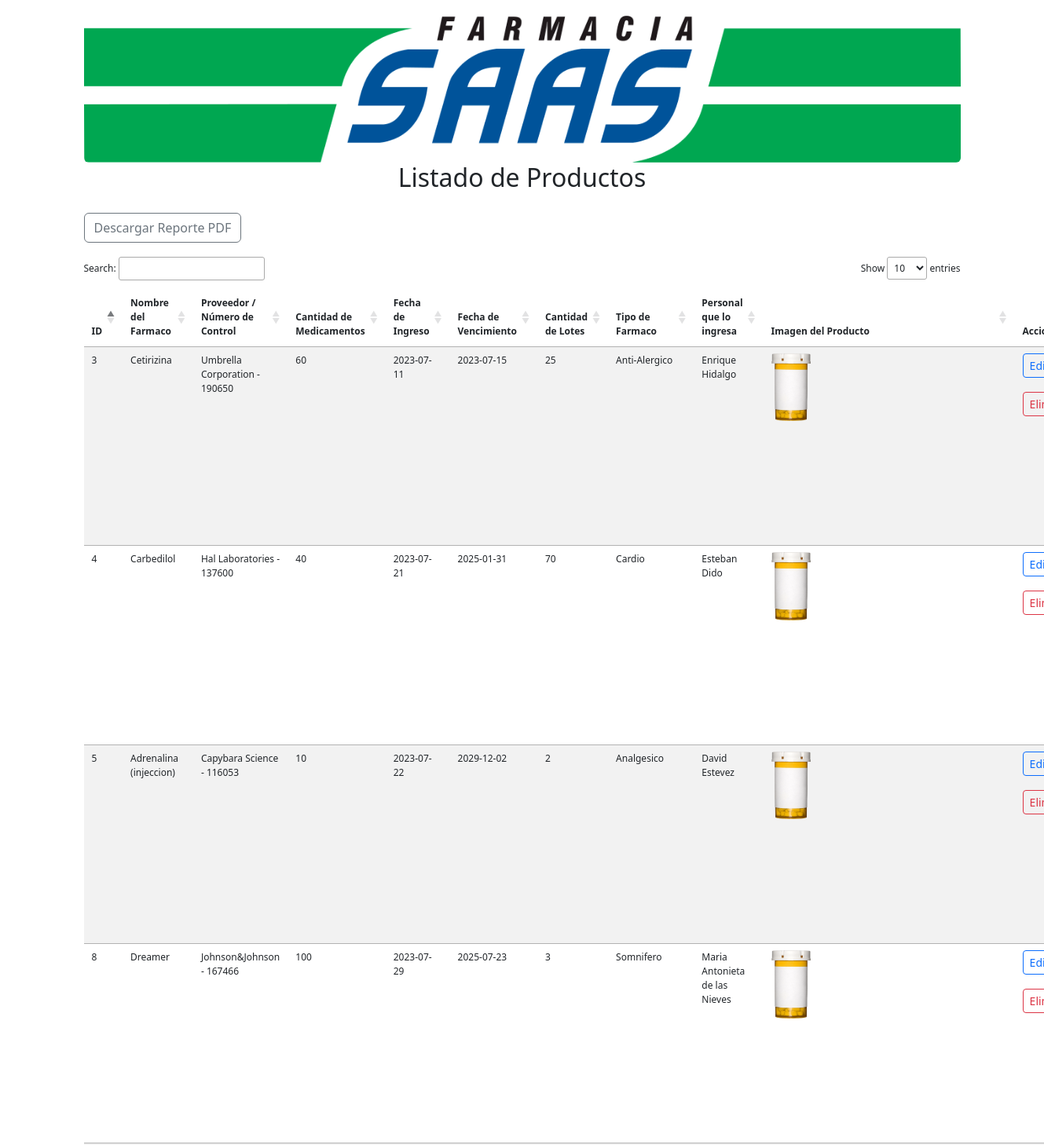
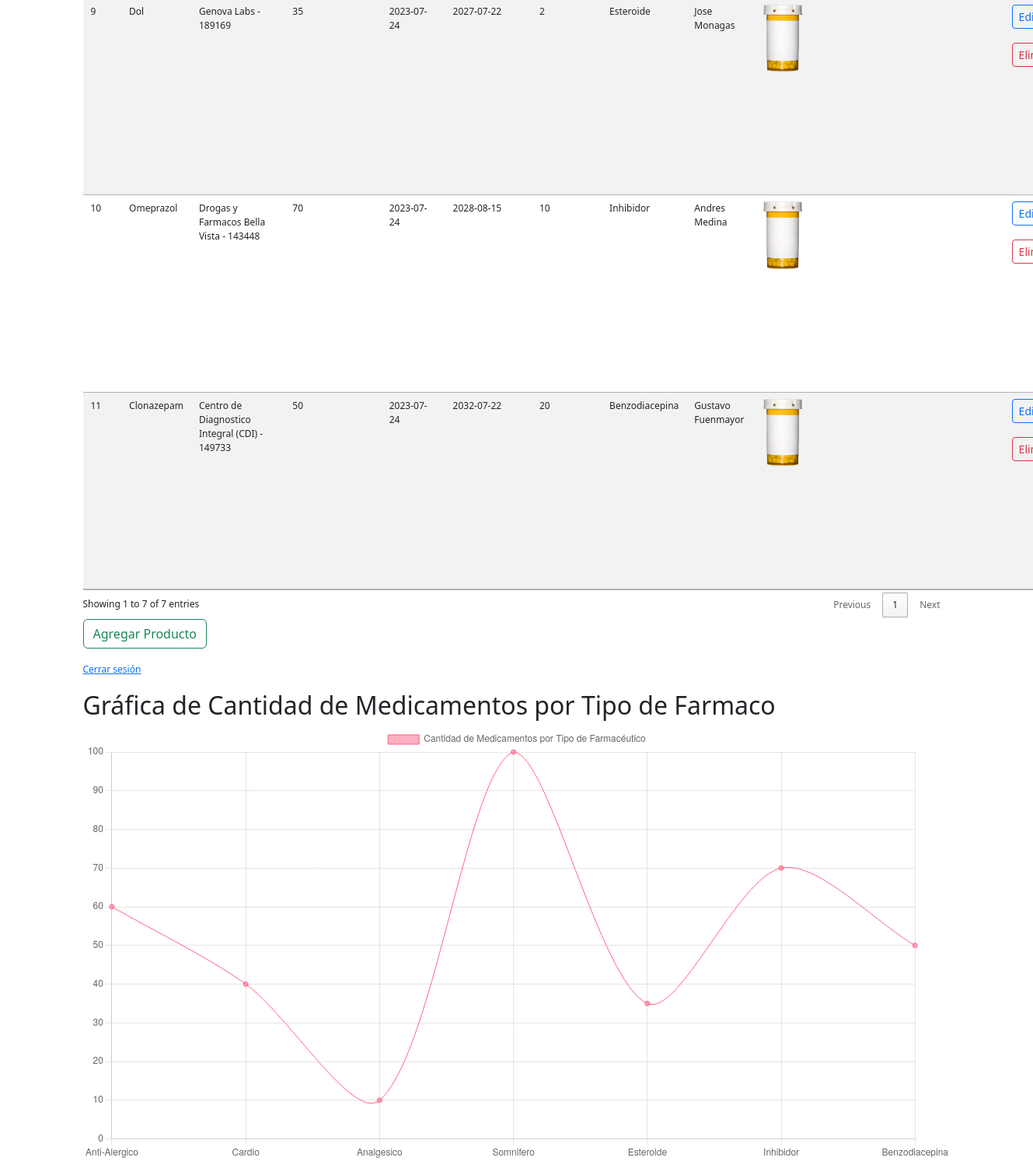
/leer_productos.php, run on the app's committed database (2 pictures, top to bottom).
### tables this page shows
CREATE TABLE `productos` (
  `id` int(11) NOT NULL,
  `nombre_producto` varchar(100) NOT NULL,
  `proveedor` varchar(60) DEFAULT NULL,
  `cantidad` int(11) DEFAULT NULL,
  `fecha_ingreso` date DEFAULT NULL,
  `fecha_vencimiento` date DEFAULT NULL,
  `lote` int(11) DEFAULT NULL,
  `tipo_farmaceutico` varchar(50) DEFAULT NULL,
  `personal_ingreso` varchar(100) DEFAULT NULL,
  `ruta_imagen` varchar(255) DEFAULT NULL
);

### leer_productos.php (the view, shortened to what this page needs)
<?php
require_once "config.php";
$sql = "SELECT *, CONCAT(proveedor, ' - ', FLOOR(RAND() * 100000) + 100000) AS numero_control FROM productos";
$resultado = $conn->query($sql);
$productos = array();
while ($fila = $resultado->fetch_assoc()) {
    $productos[] = $fila;
}
?>
<!DOCTYPE html>
<html>
<head>
    <link rel="stylesheet" href="https://cdn.jsdelivr.net/npm/bootstrap@5.3.0/dist/css/bootstrap.min.css">
    <link rel="stylesheet" href="//cdn.datatables.net/1.13.5/css/jquery.dataTables.min.css">
    <link rel="stylesheet" href="estilo.css">
</head>
<body>
    <div class="container">
    <div class="text-center">
        <img src="carpeta_imagenes/logo.png" class="rounded img-fluid" alt="">
      </div>
        <h2 class="text-center">Listado de Productos</h2>
        <br>
        <button onclick="generarReportePDF()" class="btn btn-outline-secondary">Descargar Reporte PDF</button>
        <br>
        <br>
        <table id="tabla_productos" class="table table-striped">
            <thead>
                <tr>
                    <th>ID</th>
                    <th>Nombre del Farmaco</th>
                    <th>Proveedor / Número de Control</th>
                    <th>Cantidad de Medicamentos</th>
                    <th>Fecha de Ingreso</th>
                    <th>Fecha de Vencimiento</th>
                    <th>Cantidad de Lotes</th>
                    <th>Tipo de Farmaco</th>
                    <th>Personal que lo ingresa</th>
                    <th>Imagen del Producto</th>
                    <th>Acciones</th>
                </tr>
            </thead>
            <tbody>
                <?php foreach ($productos as $producto) : ?>
                    <tr>
                        <td><?php echo $producto["id"]; ?></td>
                        <td><?php echo $producto["nombre_producto"]; ?></td>
                        <td><?php echo $producto["numero_control"]; ?></td>
                        <td><?php echo $producto["cantidad"]; ?></td>
                        <td><?php echo $producto["fecha_ingreso"]; ?></td>
                        <td><?php echo $producto["fecha_vencimiento"]; ?></td>
                        <td><?php echo $producto["lote"]; ?></td>
                        <td><?php echo $producto["tipo_farmaceutico"]; ?></td>
                        <td><?php echo $producto["personal_ingreso"]; ?></td>
                        <td>
                            <?php if (!empty($producto["ruta_imagen"])) : ?>
                                <img src="<?php echo $producto["ruta_imagen"]; ?>" alt="Imagen del Producto" width="50">
                            <?php else : ?>
                                <img src="/" alt="">
                            <?php endif; ?>
                            <svg class="barcode" data-producto-id="<?php echo $producto["id"]; ?>"></svg>
                        </td>
                        <td>
                            <a href="actualizar_producto.php?id=<?php echo $producto["id"]; ?>" class="btn btn-outline-primary btn-sm">Editar</a>
                            <br>
                            <br>
                            <a href="eliminar_producto.php?id=<?php echo $producto["id"]; ?>" class="btn btn-outline-danger btn-sm" onclick="return confirm('¿Estás seguro de eliminar este producto?')">Eliminar</a>
                        </td>
                    </tr>
                <?php endforeach; ?>
            </tbody>
            </table>
        <a href="crear_producto.php" class="btn btn-outline-success">Agregar Producto</a>
        <br>
        <br>
        <a href="logout.php">Cerrar sesión</a>
                <br>
                <br>
        <h2>Gráfica de Cantidad de Medicamentos por Tipo de Farmaco</h2>
        <canvas id="grafica_cantidad_tipo_farmac" width="400" height="200"></canvas>
        <br>
    <script>
    function generarReportePDF() {
        document.querySelector('h2:nth-of-type(2)').style.display = 'none';
        document.getElementById('grafica_cantidad_tipo_farmac').style.display = 'none';
        const content = document.querySelector('.container').cloneNode(true);
        document.getElementById('grafica_cantidad_tipo_farmac').style.display = 'block';
        const options = {
            margin: 1,
            filename: 'reporte.pdf',
            image: { type: 'png', quality: 0.98 },
            html2canvas: { scale: 2 },
            jsPDF: { unit: 'mm', format: 'c2' },
        };
        html2pdf().from(content).set(options).save();
    }
</script>
<script>
    <?php
    $tipos_farmaceuticos = array();
    $cantidades_por_tipo = array();
    foreach ($productos as $producto) {
        $tipo_farmaceutico = $producto["tipo_farmaceutico"];
        $cantidad = $producto["cantidad"];
        if (isset($cantidades_por_tipo[$tipo_farmaceutico])) {
            $cantidades_por_tipo[$tipo_farmaceutico] += $cantidad;
        } else {
            $cantidades_por_tipo[$tipo_farmaceutico] = $cantidad;
        }
    }
    ?>
    var ctxCantidadTipoFarmac = document.getElementById('grafica_cantidad_tipo_farmac').getContext('2d');
    var graficaCantidadTipoFarmac = new Chart(ctxCantidadTipoFarmac, {
        type: 'line',
        data: {
            labels: <?php echo json_encode(array_keys($cantidades_por_tipo)); ?>,
            datasets: [{
                label: 'Cantidad de Medicamentos por Tipo de Farmacéutico',
                data: <?php echo json_encode(array_values($cantidades_por_tipo)); ?>,
                backgroundColor: 'rgba(255, 99, 132, 0.5)',
                borderColor: 'rgba(255, 99, 132, 1)',
                borderWidth: 1,
                tension: 0.3
            }]
        },
        options: {
            scales: {
                y: {
                    beginAtZero: true
                }
            }
        }
            });
    </script>
</body>
</html>

### estilo.css (style rules this page uses)
body { font-size: 12px; }
.container { padding-top: 20px; }
canvas { display: block; }
#tabla_productos { width: 100%; }

### data on the page
productos: id "3", nombre_producto "Cetirizina", numero_control "Umbrella Corporation - 190650", cantidad "60", fecha_ingreso "2023-07-11", fecha_vencimiento "2023-07-15", lote "25", tipo_farmaceutico "Anti-Alergico", personal_ingreso "Enrique Hidalgo", ruta_imagen (picture)
productos: id "4", nombre_producto "Carbedilol", numero_control "Hal Laboratories - 137600", cantidad "40", fecha_ingreso "2023-07-21", fecha_vencimiento "2025-01-31", lote "70", tipo_farmaceutico "Cardio", personal_ingreso "Esteban Dido", ruta_imagen (picture)
productos: id "5", nombre_producto "Adrenalina (injeccion)", numero_control "Capybara Science - 116053", cantidad "10", fecha_ingreso "2023-07-22", fecha_vencimiento "2029-12-02", lote "2", tipo_farmaceutico "Analgesico", personal_ingreso "David Estevez", ruta_imagen (picture)
productos: id "8", nombre_producto "Dreamer", numero_control "Johnson&Johnson - 167466", cantidad "100", fecha_ingreso "2023-07-29", fecha_vencimiento "2025-07-23", lote "3", tipo_farmaceutico "Somnifero", personal_ingreso "Maria Antonieta de las Nieves", ruta_imagen (picture)
productos: id "9", nombre_producto "Dol", numero_control "Genova Labs - 189169", cantidad "35", fecha_ingreso "2023-07-24", fecha_vencimiento "2027-07-22", lote "2", tipo_farmaceutico "Esteroide", personal_ingreso "Jose Monagas", ruta_imagen (picture)
productos: id "10", nombre_producto "Omeprazol", numero_control "Drogas y Farmacos Bella Vista - 143448", cantidad "70", fecha_ingreso "2023-07-24", fecha_vencimiento "2028-08-15", lote "10", tipo_farmaceutico "Inhibidor", personal_ingreso "Andres Medina", ruta_imagen (picture)
productos: id "11", nombre_producto "Clonazepam", numero_control "Centro de Diagnostico Integral (CDI) - 149733", cantidad "50", fecha_ingreso "2023-07-24", fecha_vencimiento "2032-07-22", lote "20", tipo_farmaceutico "Benzodiacepina", personal_ingreso "Gustavo Fuenmayor", ruta_imagen (picture)

### other printed values
chart data {{ json_encode(array_keys($cantidades_por_tipo)) }} ["Anti-Alergico","Cardio","Analgesico","Somnifero","Esteroide","Inhibidor","Benzodiacepina"]
chart data {{ json_encode(array_values($cantidades_por_tipo)) }} ["60","40","10","100","35","70","50"]
